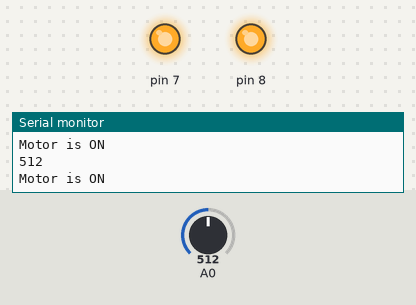
A sketch run on a simulated Arduino Uno, built with avr-gcc and run on an emulated ATmega328P. Shown: output pins drawn as LEDs (lit = HIGH), the last lines printed to the serial monitor. Inputs (shaded band) come from the test bench; at power-on: A0 = 512.

Above: at 1.8 s.
1.9 s: A0 set to 488
At 3.2 s:
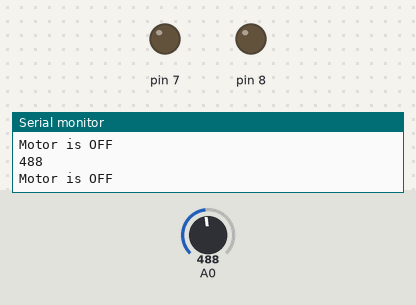
3.5 s: A0 set to 510
At 4.7 s:
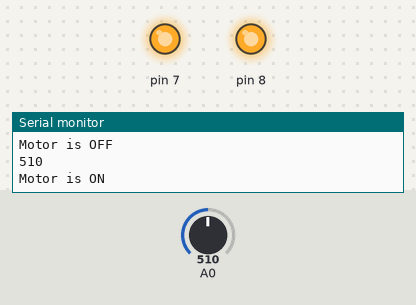
5.5 s: A0 set to 490
At 6.3 s:
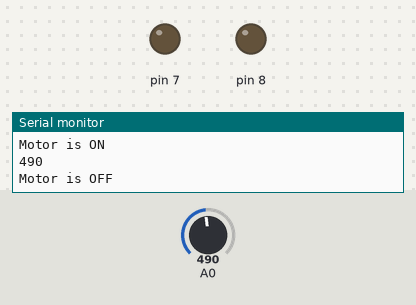
Timing chart, 0 to 8.5 s (numbered marks = the images above; inputs shaded):
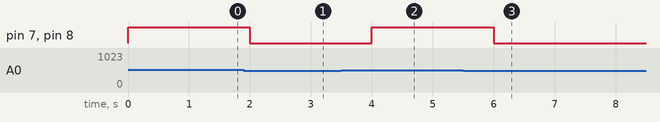

The sketch:

IFFS_Practical.ino
```cpp
void setup()
{
  pinMode(8, OUTPUT);
  pinMode(7, OUTPUT);
  pinMode(A0, INPUT);
  Serial.begin(9600);
  Serial.println("Rohit Luni");
  Serial.println("========================");

}

void loop()
{

  int moisture_value = analogRead(A0);

  Serial.println(moisture_value);

  if(moisture_value > 500)
  {
     Serial.println("Motor is ON");
     digitalWrite(7, HIGH);
     digitalWrite(8, HIGH);
  }
  else
  {
     Serial.println("Motor is OFF");
     digitalWrite(7, LOW);
     digitalWrite(8, LOW);
  }

  delay(1000);
}
```

Measured:
- the behaviour switches between 501 and 500 on A0 (found by bisection; images 0 and 1)
- after the input at 1.9 s, pin 7, pin 8: HIGH → LOW after 0.10 s
- after the input at 3.5 s, pin 7, pin 8: LOW → HIGH after 0.50 s
- after the input at 5.5 s, pin 7, pin 8: HIGH → LOW after 0.50 s
